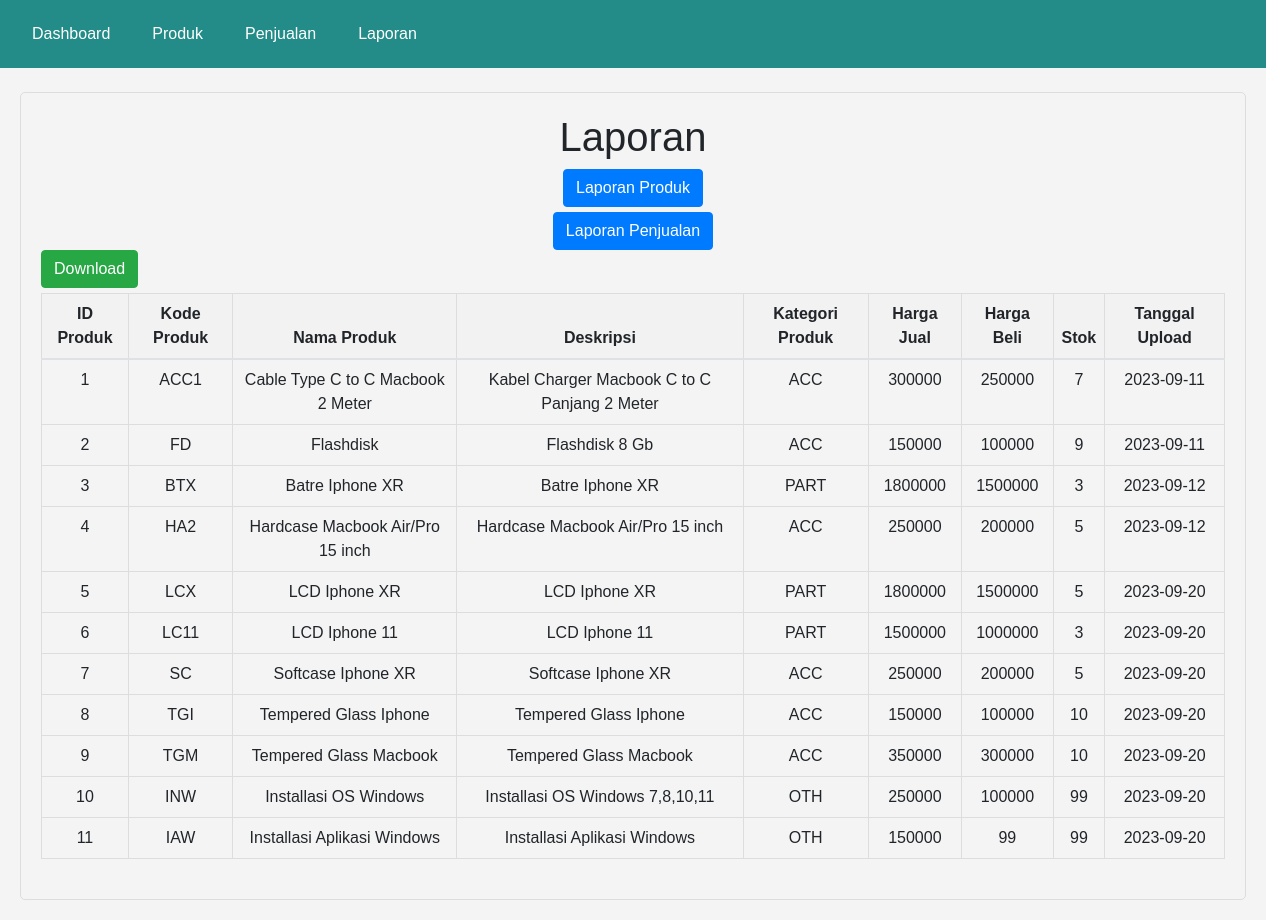
The page /laporan.php?jenis=produk on the database its author committed.
### tables this page shows
CREATE TABLE `produk` (
  `id_produk` int(11) NOT NULL,
  `kode_produk` varchar(50) NOT NULL,
  `nama_produk` varchar(255) NOT NULL,
  `deskripsi` text DEFAULT NULL,
  `kategori_produk` varchar(50) DEFAULT NULL,
  `harga_jual` decimal(10,0) NOT NULL,
  `harga_beli` decimal(10,0) NOT NULL,
  `stok` int(11) NOT NULL,
  `tanggal_upload` date DEFAULT NULL
);

### laporan.php (the view, shortened to what this page needs)
<!DOCTYPE html>
<html lang="en">
<head>
    <link rel="stylesheet" href="https://maxcdn.bootstrapcdn.com/bootstrap/4.5.2/css/bootstrap.min.css">
    <link rel="stylesheet" type="text/css" href="style.css">
</head>
<body>
    <div class="navbar">
        <ul>
            <li><a href="index.php">Dashboard</a></li>
            <li><a href="produk.php">Produk</a></li>
            <li><a href="penjualan.php">Penjualan</a></li>
            <li><a href="laporan.php">Laporan</a></li>
        </ul>
    </div>
    <br><br><br>
    <div class="content">
        <h1>Laporan</h1>
        <a class="btn btn-primary" href="laporan.php?jenis=produk" style="margin-bottom: 5px;">Laporan Produk</a>
        <br>
        <a class="btn btn-primary" href="laporan.php?jenis=penjualan">Laporan Penjualan</a>
        <?php
        if (isset($_GET['jenis'])) {
            $jenis = $_GET['jenis'];
            if ($jenis == 'produk') {
                $koneksi = mysqli_connect("localhost", "root", "", "mstorenew");
                $sql = "SELECT * FROM produk";
                $result = mysqli_query($koneksi, $sql);
                if (mysqli_num_rows($result) > 0) {
                    echo "<table class='table'>";
                    echo "<a class='btn btn-success' href='download_produk.php' style='margin-right:100%; margin-bottom:5px;'>Download</a>";
                    echo "<thead><tr><th>ID Produk</th><th>Kode Produk</th><th>Nama Produk</th><th>Deskripsi</th><th>Kategori Produk</th><th>Harga Jual</th><th>Harga Beli</th><th>Stok</th><th>Tanggal Upload</th></tr></thead>";
                    echo "<tbody>";
                    while ($row = mysqli_fetch_assoc($result)) {
                        echo "<tr>";
                        echo "<td>" . $row['id_produk'] . "</td>";
                        echo "<td>" . $row['kode_produk'] . "</td>";
                        echo "<td>" . $row['nama_produk'] . "</td>";
                        echo "<td>" . $row['deskripsi'] . "</td>";
                        echo "<td>" . $row['kategori_produk'] . "</td>";
                        echo "<td>" . $row['harga_jual'] . "</td>";
                        echo "<td>" . $row['harga_beli'] . "</td>";
                        echo "<td>" . $row['stok'] . "</td>";
                        echo "<td>" . $row['tanggal_upload'] . "</td>";
                        echo "</tr>";
                    }
                    echo "</tbody>";
                    echo "</table>";
                } else {
                    echo "Tidak ada data produk.";
                }
        }
 else {
                echo "<p>Pilih jenis laporan di atas.</p>";
            }
        } else {
            echo "<p>Pilih jenis laporan di atas.</p>";
        }
        ?>
    </div>
</body>
</html>

### style.css (style rules this page uses)
body { font-family: Arial, sans-serif; background-color: #f4f4f4; margin: 0; padding: 0; color: #55555; }
.navbar { background-color: #238c88; overflow: hidden; position: fixed; width: 100%; }
.navbar ul { list-style-type: none; margin: 0; padding: 0; }
.navbar li { float: left; margin-right: 10px; }
.navbar a { display: block; color: white; text-align: center; padding: 14px 16px; text-decoration: none; }
.table { width: 100%; border-collapse: collapse; margin-bottom: 20px; }
.table th, .table td { border: 1px solid #ddd; padding: 8px; text-align: center; }
.table th { background-color: #f2f2f2; }

### laporan.php (style rules this page uses)
.content { background-color: #f4f4f4; padding: 20px; border: 1px solid #ddd; border-radius: 5px; margin: 20px; text-align: center; }
table { width: 100%; border-collapse: collapse; margin-bottom: 20px; }
table th, table td { border: 1px solid #ddd; padding: 8px; text-align: center; }
table th { background-color: #f2f2f2; }

### rows shown on the page
produk: id_produk "1", kode_produk "ACC1", nama_produk "Cable Type C to C Macbook 2 Meter", deskripsi "Kabel Charger Macbook C to C Panjang 2 Meter", kategori_produk "ACC", harga_jual "300000", harga_beli "250000", stok "7", tanggal_upload "2023-09-11"
produk: id_produk "2", kode_produk "FD", nama_produk "Flashdisk", deskripsi "Flashdisk 8 Gb", kategori_produk "ACC", harga_jual "150000", harga_beli "100000", stok "9", tanggal_upload "2023-09-11"
produk: id_produk "3", kode_produk "BTX", nama_produk "Batre Iphone XR", deskripsi "Batre Iphone XR", kategori_produk "PART", harga_jual "1800000", harga_beli "1500000", stok "3", tanggal_upload "2023-09-12"
produk: id_produk "4", kode_produk "HA2", nama_produk "Hardcase Macbook Air/Pro 15 inch", deskripsi "Hardcase Macbook Air/Pro 15 inch", kategori_produk "ACC", harga_jual "250000", harga_beli "200000", stok "5", tanggal_upload "2023-09-12"
produk: id_produk "5", kode_produk "LCX", nama_produk "LCD Iphone XR", deskripsi "LCD Iphone XR", kategori_produk "PART", harga_jual "1800000", harga_beli "1500000", stok "5", tanggal_upload "2023-09-20"
produk: id_produk "6", kode_produk "LC11", nama_produk "LCD Iphone 11", deskripsi "LCD Iphone 11", kategori_produk "PART", harga_jual "1500000", harga_beli "1000000", stok "3", tanggal_upload "2023-09-20"
produk: id_produk "7", kode_produk "SC", nama_produk "Softcase Iphone XR", deskripsi "Softcase Iphone XR", kategori_produk "ACC", harga_jual "250000", harga_beli "200000", stok "5", tanggal_upload "2023-09-20"
produk: id_produk "8", kode_produk "TGI", nama_produk "Tempered Glass Iphone", deskripsi "Tempered Glass Iphone", kategori_produk "ACC", harga_jual "150000", harga_beli "100000", stok "10", tanggal_upload "2023-09-20"
produk: id_produk "9", kode_produk "TGM", nama_produk "Tempered Glass Macbook", deskripsi "Tempered Glass Macbook", kategori_produk "ACC", harga_jual "350000", harga_beli "300000", stok "10", tanggal_upload "2023-09-20"
produk: id_produk "10", kode_produk "INW", nama_produk "Installasi OS Windows", deskripsi "Installasi OS Windows 7,8,10,11", kategori_produk "OTH", harga_jual "250000", harga_beli "100000", stok "99", tanggal_upload "2023-09-20"
produk: id_produk "11", kode_produk "IAW", nama_produk "Installasi Aplikasi Windows", deskripsi "Installasi Aplikasi Windows", kategori_produk "OTH", harga_jual "150000", harga_beli "99", stok "99", tanggal_upload "2023-09-20"
